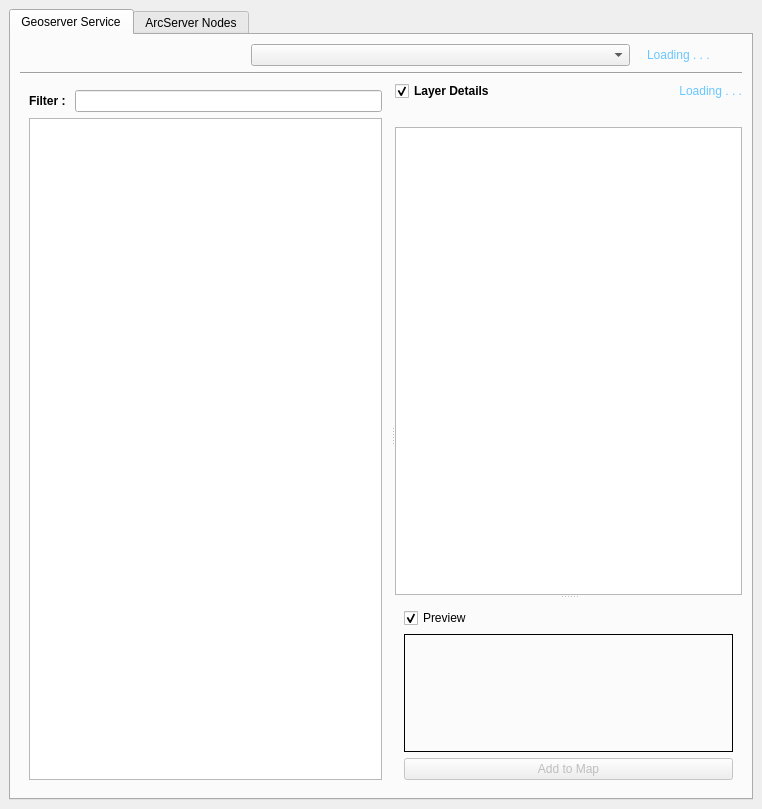
<?xml version="1.0" encoding="UTF-8"?>
<ui version="4.0">
 <class>grDataDockWidgetBase</class>
 <widget class="QDockWidget" name="grDataDockWidgetBase">
  <property name="geometry">
   <rect>
    <x>0</x>
    <y>0</y>
    <width>762</width>
    <height>809</height>
   </rect>
  </property>
  <property name="sizePolicy">
   <sizepolicy hsizetype="Preferred" vsizetype="Expanding">
    <horstretch>0</horstretch>
    <verstretch>100</verstretch>
   </sizepolicy>
  </property>
  <property name="windowTitle">
   <string>Greek Data</string>
  </property>
  <widget class="QWidget" name="dockWidgetContents">
   <layout class="QGridLayout" name="gridLayout">
    <property name="verticalSpacing">
     <number>6</number>
    </property>
    <item row="0" column="0">
     <widget class="QTabWidget" name="tabWidget">
      <property name="tabPosition">
       <enum>QTabWidget::North</enum>
      </property>
      <property name="tabShape">
       <enum>QTabWidget::Rounded</enum>
      </property>
      <property name="currentIndex">
       <number>0</number>
      </property>
      <property name="documentMode">
       <bool>false</bool>
      </property>
      <widget class="QWidget" name="custom_geoserver_tab">
       <property name="enabled">
        <bool>true</bool>
       </property>
       <attribute name="title">
        <string>Geoserver Service</string>
       </attribute>
       <layout class="QGridLayout" name="gridLayout_31">
        <item row="0" column="0">
         <layout class="QGridLayout" name="gridLayout_21">
          <item row="1" column="1" colspan="9">
           <widget class="Line" name="line_3">
            <property name="enabled">
             <bool>true</bool>
            </property>
            <property name="sizePolicy">
             <sizepolicy hsizetype="Expanding" vsizetype="Fixed">
              <horstretch>0</horstretch>
              <verstretch>0</verstretch>
             </sizepolicy>
            </property>
            <property name="orientation">
             <enum>Qt::Horizontal</enum>
            </property>
           </widget>
          </item>
          <item row="2" column="1" colspan="9">
           <widget class="QWidget" name="widget_9" native="true">
            <layout class="QGridLayout" name="gridLayout_22">
             <property name="leftMargin">
              <number>0</number>
             </property>
             <property name="topMargin">
              <number>0</number>
             </property>
             <property name="rightMargin">
              <number>0</number>
             </property>
             <property name="bottomMargin">
              <number>0</number>
             </property>
             <item row="0" column="0">
              <widget class="QSplitter" name="splitter_4">
               <property name="orientation">
                <enum>Qt::Horizontal</enum>
               </property>
               <widget class="QWidget" name="widget_10" native="true">
                <layout class="QGridLayout" name="gridLayout_23">
                 <item row="0" column="0">
                  <layout class="QGridLayout" name="gridLayout_24">
                   <property name="leftMargin">
                    <number>9</number>
                   </property>
                   <property name="topMargin">
                    <number>9</number>
                   </property>
                   <property name="rightMargin">
                    <number>9</number>
                   </property>
                   <property name="bottomMargin">
                    <number>9</number>
                   </property>
                   <item row="0" column="0">
                    <widget class="QLabel" name="label_6">
                     <property name="font">
                      <font>
                       <weight>75</weight>
                       <bold>true</bold>
                      </font>
                     </property>
                     <property name="text">
                      <string>Filter : </string>
                     </property>
                    </widget>
                   </item>
                   <item row="0" column="1">
                    <widget class="QLineEdit" name="custom_geoserver_search_line">
                     <property name="text">
                      <string/>
                     </property>
                     <property name="frame">
                      <bool>true</bool>
                     </property>
                     <property name="dragEnabled">
                      <bool>false</bool>
                     </property>
                     <property name="clearButtonEnabled">
                      <bool>false</bool>
                     </property>
                    </widget>
                   </item>
                   <item row="1" column="0" colspan="2">
                    <widget class="QListWidget" name="custom_geoserver_list">
                     <property name="sizePolicy">
                      <sizepolicy hsizetype="Expanding" vsizetype="Expanding">
                       <horstretch>0</horstretch>
                       <verstretch>16</verstretch>
                      </sizepolicy>
                     </property>
                     <property name="toolTip">
                      <string/>
                     </property>
                     <property name="alternatingRowColors">
                      <bool>true</bool>
                     </property>
                     <property name="modelColumn">
                      <number>0</number>
                     </property>
                     <property name="sortingEnabled">
                      <bool>true</bool>
                     </property>
                    </widget>
                   </item>
                  </layout>
                 </item>
                </layout>
               </widget>
               <widget class="QWidget" name="widget_11" native="true">
                <layout class="QGridLayout" name="gridLayout_25">
                 <item row="0" column="0">
                  <widget class="QSplitter" name="splitter_5">
                   <property name="orientation">
                    <enum>Qt::Vertical</enum>
                   </property>
                   <widget class="QWidget" name="widget_12" native="true">
                    <layout class="QGridLayout" name="gridLayout_26">
                     <item row="0" column="0">
                      <layout class="QGridLayout" name="gridLayout_27">
                       <item row="0" column="0">
                        <widget class="QCheckBox" name="custom_geoserver_details_checkbox">
                         <property name="font">
                          <font>
                           <pointsize>9</pointsize>
                           <weight>75</weight>
                           <bold>true</bold>
                          </font>
                         </property>
                         <property name="text">
                          <string>Layer Details</string>
                         </property>
                         <property name="checked">
                          <bool>true</bool>
                         </property>
                        </widget>
                       </item>
                       <item row="0" column="1">
                        <widget class="QLabel" name="custom_geoserver_loading_label">
                         <property name="enabled">
                          <bool>true</bool>
                         </property>
                         <property name="font">
                          <font>
                           <weight>50</weight>
                           <bold>false</bold>
                           <underline>false</underline>
                           <strikeout>false</strikeout>
                          </font>
                         </property>
                         <property name="styleSheet">
                          <string notr="true">color: rgb(105, 198, 255);</string>
                         </property>
                         <property name="text">
                          <string>Loading . . .</string>
                         </property>
                         <property name="alignment">
                          <set>Qt::AlignRight|Qt::AlignTrailing|Qt::AlignVCenter</set>
                         </property>
                        </widget>
                       </item>
                       <item row="2" column="0" colspan="2">
                        <widget class="QTreeWidget" name="custom_geoserver_details_tree">
                         <property name="enabled">
                          <bool>true</bool>
                         </property>
                         <property name="font">
                          <font>
                           <weight>75</weight>
                           <bold>true</bold>
                          </font>
                         </property>
                         <property name="alternatingRowColors">
                          <bool>true</bool>
                         </property>
                         <property name="animated">
                          <bool>false</bool>
                         </property>
                         <property name="columnCount">
                          <number>1</number>
                         </property>
                         <attribute name="headerVisible">
                          <bool>false</bool>
                         </attribute>
                         <attribute name="headerCascadingSectionResizes">
                          <bool>false</bool>
                         </attribute>
                         <attribute name="headerHighlightSections">
                          <bool>false</bool>
                         </attribute>
                         <column>
                          <property name="text">
                           <string notr="true">1</string>
                          </property>
                         </column>
                        </widget>
                       </item>
                       <item row="1" column="0" colspan="2">
                        <widget class="QLabel" name="custom_geoserver_layer_description_label">
                         <property name="sizePolicy">
                          <sizepolicy hsizetype="Expanding" vsizetype="Preferred">
                           <horstretch>0</horstretch>
                           <verstretch>0</verstretch>
                          </sizepolicy>
                         </property>
                         <property name="text">
                          <string/>
                         </property>
                         <property name="wordWrap">
                          <bool>true</bool>
                         </property>
                        </widget>
                       </item>
                      </layout>
                     </item>
                    </layout>
                   </widget>
                   <widget class="QWidget" name="widget_13" native="true">
                    <layout class="QGridLayout" name="gridLayout_28">
                     <item row="0" column="0">
                      <layout class="QGridLayout" name="gridLayout_29">
                       <property name="leftMargin">
                        <number>9</number>
                       </property>
                       <property name="topMargin">
                        <number>9</number>
                       </property>
                       <property name="rightMargin">
                        <number>9</number>
                       </property>
                       <property name="bottomMargin">
                        <number>9</number>
                       </property>
                       <item row="2" column="0">
                        <widget class="QPushButton" name="custom_geoserver_add_button">
                         <property name="enabled">
                          <bool>false</bool>
                         </property>
                         <property name="text">
                          <string>Add to Map</string>
                         </property>
                        </widget>
                       </item>
                       <item row="1" column="0">
                        <widget class="QLabel" name="custom_geoserver_image_preview">
                         <property name="frameShape">
                          <enum>QFrame::Panel</enum>
                         </property>
                         <property name="text">
                          <string/>
                         </property>
                        </widget>
                       </item>
                       <item row="0" column="0">
                        <widget class="QCheckBox" name="custom_geoserver_preview_checkbox">
                         <property name="font">
                          <font>
                           <pointsize>9</pointsize>
                           <weight>50</weight>
                           <bold>false</bold>
                          </font>
                         </property>
                         <property name="text">
                          <string>Preview</string>
                         </property>
                         <property name="checked">
                          <bool>true</bool>
                         </property>
                        </widget>
                       </item>
                      </layout>
                     </item>
                    </layout>
                   </widget>
                  </widget>
                 </item>
                </layout>
               </widget>
              </widget>
             </item>
            </layout>
           </widget>
          </item>
          <item row="0" column="9">
           <widget class="QLabel" name="custom_geoserver_status_label">
            <property name="enabled">
             <bool>false</bool>
            </property>
            <property name="font">
             <font>
              <pointsize>9</pointsize>
              <weight>50</weight>
              <bold>false</bold>
             </font>
            </property>
            <property name="styleSheet">
             <string notr="true">color: rgb(105, 198, 255);</string>
            </property>
            <property name="text">
             <string>Loading . . .</string>
            </property>
           </widget>
          </item>
          <item row="0" column="1">
           <widget class="QLabel" name="label">
            <property name="maximumSize">
             <size>
              <width>30</width>
              <height>30</height>
             </size>
            </property>
            <property name="text">
             <string/>
            </property>
            <property name="pixmap">
             <pixmap resource="resources.qrc">:/plugins/grData/icon.png</pixmap>
            </property>
            <property name="scaledContents">
             <bool>true</bool>
            </property>
           </widget>
          </item>
          <item row="0" column="8">
           <widget class="QLabel" name="custom_geoserver_status_icon_con">
            <property name="sizePolicy">
             <sizepolicy hsizetype="Fixed" vsizetype="Fixed">
              <horstretch>0</horstretch>
              <verstretch>0</verstretch>
             </sizepolicy>
            </property>
            <property name="font">
             <font>
              <pointsize>6</pointsize>
              <weight>50</weight>
              <bold>false</bold>
             </font>
            </property>
            <property name="text">
             <string/>
            </property>
            <property name="pixmap">
             <pixmap resource="resources.qrc">:/plugins/grData/assets/img/green.png</pixmap>
            </property>
            <property name="scaledContents">
             <bool>true</bool>
            </property>
           </widget>
          </item>
          <item row="0" column="2" colspan="2">
           <widget class="QLabel" name="custom_geoserver_header_label">
            <property name="sizePolicy">
             <sizepolicy hsizetype="Fixed" vsizetype="Fixed">
              <horstretch>0</horstretch>
              <verstretch>0</verstretch>
             </sizepolicy>
            </property>
            <property name="font">
             <font>
              <pointsize>11</pointsize>
              <weight>75</weight>
              <bold>true</bold>
             </font>
            </property>
            <property name="frameShape">
             <enum>QFrame::NoFrame</enum>
            </property>
            <property name="text">
             <string/>
            </property>
            <property name="pixmap">
             <pixmap resource="resources.qrc">:/plugins/grData/assets/img/geodata-biglogo.png</pixmap>
            </property>
            <property name="scaledContents">
             <bool>true</bool>
            </property>
           </widget>
          </item>
          <item row="0" column="4" colspan="4">
           <widget class="QComboBox" name="custom_geoserver_services_list"/>
          </item>
         </layout>
        </item>
       </layout>
      </widget>
      <widget class="QWidget" name="ArcServer_tab">
       <attribute name="title">
        <string>ArcServer Nodes</string>
       </attribute>
       <layout class="QGridLayout" name="gridLayout_4">
        <item row="0" column="0">
         <layout class="QGridLayout" name="gridLayout_3">
          <item row="3" column="1" colspan="8">
           <widget class="QWidget" name="widget" native="true">
            <layout class="QGridLayout" name="gridLayout_11">
             <item row="0" column="0">
              <widget class="QSplitter" name="splitter">
               <property name="orientation">
                <enum>Qt::Horizontal</enum>
               </property>
               <widget class="QWidget" name="widget_2" native="true">
                <layout class="QGridLayout" name="gridLayout_6">
                 <item row="0" column="0">
                  <layout class="QGridLayout" name="gridLayout_5">
                   <property name="leftMargin">
                    <number>9</number>
                   </property>
                   <property name="topMargin">
                    <number>9</number>
                   </property>
                   <property name="rightMargin">
                    <number>9</number>
                   </property>
                   <property name="bottomMargin">
                    <number>9</number>
                   </property>
                   <item row="0" column="0">
                    <widget class="QLabel" name="label_5">
                     <property name="font">
                      <font>
                       <weight>75</weight>
                       <bold>true</bold>
                      </font>
                     </property>
                     <property name="text">
                      <string>Filter : </string>
                     </property>
                    </widget>
                   </item>
                   <item row="0" column="1">
                    <widget class="QLineEdit" name="ArcServer_search_line">
                     <property name="text">
                      <string/>
                     </property>
                     <property name="frame">
                      <bool>true</bool>
                     </property>
                     <property name="dragEnabled">
                      <bool>false</bool>
                     </property>
                     <property name="clearButtonEnabled">
                      <bool>false</bool>
                     </property>
                    </widget>
                   </item>
                   <item row="1" column="0" colspan="2">
                    <widget class="QTreeWidget" name="ArcServer_list_tree">
                     <property name="enabled">
                      <bool>false</bool>
                     </property>
                     <property name="font">
                      <font>
                       <weight>75</weight>
                       <bold>true</bold>
                      </font>
                     </property>
                     <property name="alternatingRowColors">
                      <bool>true</bool>
                     </property>
                     <property name="animated">
                      <bool>false</bool>
                     </property>
                     <property name="columnCount">
                      <number>1</number>
                     </property>
                     <attribute name="headerVisible">
                      <bool>false</bool>
                     </attribute>
                     <attribute name="headerCascadingSectionResizes">
                      <bool>false</bool>
                     </attribute>
                     <attribute name="headerHighlightSections">
                      <bool>false</bool>
                     </attribute>
                     <column>
                      <property name="text">
                       <string notr="true">1</string>
                      </property>
                     </column>
                    </widget>
                   </item>
                  </layout>
                 </item>
                </layout>
               </widget>
               <widget class="QWidget" name="widget_3" native="true">
                <layout class="QGridLayout" name="gridLayout_8">
                 <item row="0" column="0">
                  <layout class="QGridLayout" name="gridLayout_7">
                   <property name="leftMargin">
                    <number>9</number>
                   </property>
                   <property name="topMargin">
                    <number>9</number>
                   </property>
                   <property name="rightMargin">
                    <number>9</number>
                   </property>
                   <property name="bottomMargin">
                    <number>9</number>
                   </property>
                   <item row="0" column="0">
                    <widget class="QTabWidget" name="tabWidget_2">
                     <property name="currentIndex">
                      <number>0</number>
                     </property>
                     <widget class="QWidget" name="tab_11">
                      <attribute name="title">
                       <string>Attributes</string>
                      </attribute>
                      <layout class="QGridLayout" name="gridLayout_9">
                       <item row="5" column="0">
                        <widget class="QTableWidget" name="ArcServer_attribute_table">
                         <property name="sizePolicy">
                          <sizepolicy hsizetype="Expanding" vsizetype="Expanding">
                           <horstretch>0</horstretch>
                           <verstretch>100</verstretch>
                          </sizepolicy>
                         </property>
                         <property name="frameShape">
                          <enum>QFrame::StyledPanel</enum>
                         </property>
                         <property name="frameShadow">
                          <enum>QFrame::Sunken</enum>
                         </property>
                         <property name="verticalScrollBarPolicy">
                          <enum>Qt::ScrollBarAsNeeded</enum>
                         </property>
                         <property name="horizontalScrollBarPolicy">
                          <enum>Qt::ScrollBarAsNeeded</enum>
                         </property>
                         <property name="editTriggers">
                          <set>QAbstractItemView::NoEditTriggers</set>
                         </property>
                         <property name="alternatingRowColors">
                          <bool>true</bool>
                         </property>
                         <property name="verticalScrollMode">
                          <enum>QAbstractItemView::ScrollPerPixel</enum>
                         </property>
                         <property name="horizontalScrollMode">
                          <enum>QAbstractItemView::ScrollPerPixel</enum>
                         </property>
                         <property name="sortingEnabled">
                          <bool>true</bool>
                         </property>
                         <attribute name="horizontalHeaderVisible">
                          <bool>false</bool>
                         </attribute>
                         <attribute name="horizontalHeaderCascadingSectionResizes">
                          <bool>true</bool>
                         </attribute>
                         <attribute name="horizontalHeaderStretchLastSection">
                          <bool>true</bool>
                         </attribute>
                         <attribute name="verticalHeaderVisible">
                          <bool>false</bool>
                         </attribute>
                         <attribute name="verticalHeaderStretchLastSection">
                          <bool>false</bool>
                         </attribute>
                        </widget>
                       </item>
                       <item row="1" column="0">
                        <widget class="QCheckBox" name="ArcServer_details_checkbox">
                         <property name="font">
                          <font>
                           <pointsize>9</pointsize>
                           <weight>75</weight>
                           <bold>true</bold>
                          </font>
                         </property>
                         <property name="text">
                          <string>Layer Details</string>
                         </property>
                         <property name="checked">
                          <bool>true</bool>
                         </property>
                        </widget>
                       </item>
                       <item row="3" column="0">
                        <widget class="QLabel" name="ArcServer_layer_name_1">
                         <property name="sizePolicy">
                          <sizepolicy hsizetype="Minimum" vsizetype="Fixed">
                           <horstretch>0</horstretch>
                           <verstretch>0</verstretch>
                          </sizepolicy>
                         </property>
                         <property name="font">
                          <font>
                           <pointsize>8</pointsize>
                           <weight>75</weight>
                           <bold>true</bold>
                          </font>
                         </property>
                         <property name="text">
                          <string/>
                         </property>
                        </widget>
                       </item>
                      </layout>
                     </widget>
                     <widget class="QWidget" name="tab_12">
                      <attribute name="title">
                       <string>All </string>
                      </attribute>
                      <layout class="QGridLayout" name="gridLayout_10">
                       <item row="0" column="0">
                        <widget class="QLabel" name="ArcServer_layer_name_2">
                         <property name="sizePolicy">
                          <sizepolicy hsizetype="Expanding" vsizetype="Expanding">
                           <horstretch>0</horstretch>
                           <verstretch>0</verstretch>
                          </sizepolicy>
                         </property>
                         <property name="font">
                          <font>
                           <pointsize>8</pointsize>
                           <weight>75</weight>
                           <bold>true</bold>
                          </font>
                         </property>
                         <property name="text">
                          <string/>
                         </property>
                        </widget>
                       </item>
                       <item row="1" column="0">
                        <widget class="QTreeWidget" name="ArcServer_details_tree">
                         <property name="sizePolicy">
                          <sizepolicy hsizetype="Expanding" vsizetype="Expanding">
                           <horstretch>0</horstretch>
                           <verstretch>16</verstretch>
                          </sizepolicy>
                         </property>
                         <property name="toolTip">
                          <string/>
                         </property>
                         <property name="alternatingRowColors">
                          <bool>true</bool>
                         </property>
                         <attribute name="headerVisible">
                          <bool>false</bool>
                         </attribute>
                         <column>
                          <property name="text">
                           <string notr="true">1</string>
                          </property>
                         </column>
                        </widget>
                       </item>
                      </layout>
                     </widget>
                    </widget>
                   </item>
                   <item row="1" column="0">
                    <widget class="QPushButton" name="ArcServer_add_button_2">
                     <property name="enabled">
                      <bool>false</bool>
                     </property>
                     <property name="text">
                      <string>Add to Map</string>
                     </property>
                    </widget>
                   </item>
                  </layout>
                 </item>
                </layout>
               </widget>
              </widget>
             </item>
            </layout>
           </widget>
          </item>
          <item row="0" column="1">
           <widget class="QLabel" name="label_3">
            <property name="sizePolicy">
             <sizepolicy hsizetype="Fixed" vsizetype="Fixed">
              <horstretch>0</horstretch>
              <verstretch>0</verstretch>
             </sizepolicy>
            </property>
            <property name="maximumSize">
             <size>
              <width>30</width>
              <height>30</height>
             </size>
            </property>
            <property name="text">
             <string/>
            </property>
            <property name="pixmap">
             <pixmap resource="resources.qrc">:/plugins/grData/icon.png</pixmap>
            </property>
            <property name="scaledContents">
             <bool>true</bool>
            </property>
           </widget>
          </item>
          <item row="0" column="2">
           <widget class="QLabel" name="ArcServer_header_label">
            <property name="sizePolicy">
             <sizepolicy hsizetype="Fixed" vsizetype="Fixed">
              <horstretch>0</horstretch>
              <verstretch>0</verstretch>
             </sizepolicy>
            </property>
            <property name="font">
             <font>
              <pointsize>11</pointsize>
              <weight>75</weight>
              <bold>true</bold>
             </font>
            </property>
            <property name="styleSheet">
             <string notr="true"/>
            </property>
            <property name="frameShape">
             <enum>QFrame::NoFrame</enum>
            </property>
            <property name="text">
             <string/>
            </property>
            <property name="pixmap">
             <pixmap resource="resources.qrc">:/plugins/grData/assets/img/geodata-biglogo.png</pixmap>
            </property>
            <property name="scaledContents">
             <bool>true</bool>
            </property>
           </widget>
          </item>
          <item row="1" column="1" colspan="8">
           <widget class="Line" name="line_2">
            <property name="enabled">
             <bool>true</bool>
            </property>
            <property name="sizePolicy">
             <sizepolicy hsizetype="Expanding" vsizetype="Fixed">
              <horstretch>0</horstretch>
              <verstretch>0</verstretch>
             </sizepolicy>
            </property>
            <property name="orientation">
             <enum>Qt::Horizontal</enum>
            </property>
           </widget>
          </item>
          <item row="0" column="8">
           <widget class="QLabel" name="ArcServer_status_label">
            <property name="enabled">
             <bool>false</bool>
            </property>
            <property name="font">
             <font>
              <pointsize>9</pointsize>
              <weight>50</weight>
              <bold>false</bold>
             </font>
            </property>
            <property name="styleSheet">
             <string notr="true">color: rgb(105, 198, 255);</string>
            </property>
            <property name="text">
             <string>Loading . . .</string>
            </property>
           </widget>
          </item>
          <item row="0" column="7">
           <widget class="QLabel" name="ArcServer_status_icon_con">
            <property name="sizePolicy">
             <sizepolicy hsizetype="Fixed" vsizetype="Fixed">
              <horstretch>0</horstretch>
              <verstretch>0</verstretch>
             </sizepolicy>
            </property>
            <property name="font">
             <font>
              <pointsize>6</pointsize>
              <weight>50</weight>
              <bold>false</bold>
             </font>
            </property>
            <property name="text">
             <string/>
            </property>
            <property name="pixmap">
             <pixmap resource="resources.qrc">:/plugins/grData/assets/img/green.png</pixmap>
            </property>
            <property name="scaledContents">
             <bool>true</bool>
            </property>
           </widget>
          </item>
          <item row="0" column="3" colspan="4">
           <widget class="QComboBox" name="ArcServer_services_list"/>
          </item>
         </layout>
        </item>
       </layout>
      </widget>
     </widget>
    </item>
   </layout>
  </widget>
 </widget>
 <resources/>
 <connections/>
</ui>
